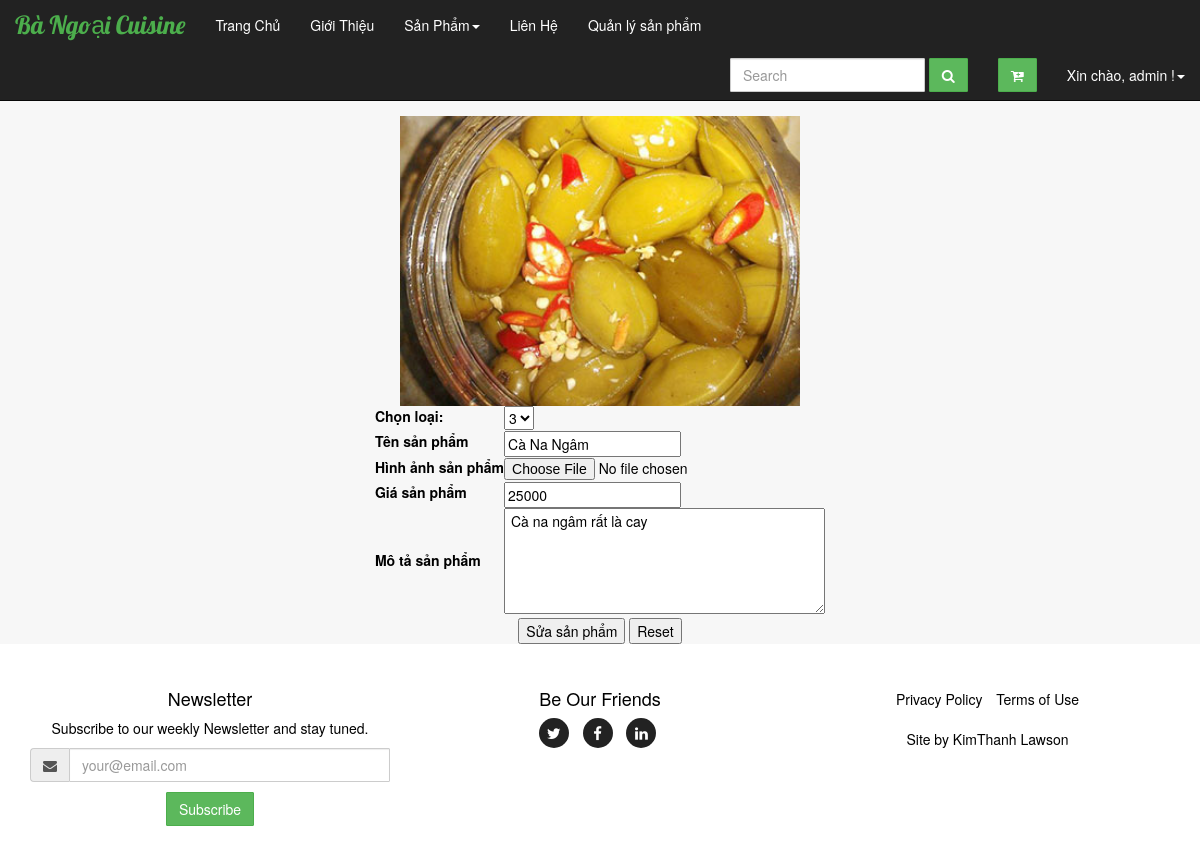
The app's page /Controller/index.php?action=edit_product&id=16 (signed in) with its own data.
### tables this page shows
CREATE TABLE IF NOT EXISTS `sanpham` (
  `SanPhamID` int(11) NOT NULL,
  `TenSanPham` varchar(50) NOT NULL,
  `Gia` int(12) NOT NULL,
  `DoCay` tinyint(1) NOT NULL,
  `ThichHopAnChay` tinyint(1) NOT NULL,
  `HinhSanPham1` varchar(255) NOT NULL,
  `HinhSanPham2` varchar(255) NOT NULL,
  `HinhSanPham3` varchar(255) NOT NULL,
  `HinhSanPham4` varchar(255) NOT NULL,
  `HinhSanPham5` varchar(255) NOT NULL,
  `LoaiID` int(11) NOT NULL,
  `MoTaSanPham` text NOT NULL
);

### model/connect.php (called while the page is built, shortened)
<?php
       class connect {
           var $db=null;
           public function __construct()
           {
               $dsn='mysql:host=localhost;dbname=bangoaicuisine';
               $user='root';
               $pass='';
               $this->db=new PDO($dsn,$user,$pass, array(PDO::MYSQL_ATTR_INIT_COMMAND => "SET NAMES utf8"));
           }
            public function getInstance($select)
            {
               $results = $this->db->query($select);
               $result = $results->fetch();
               return $result;
            }
       }
       ?>

### model/product.php (called while the page is built, shortened)
<?php
class Products {
     function getProductById($id)
     {
         $db = new connect();
         $select = "select * from sanpham where SanPhamID=$id";
         $result=$db->getInstance($select);
         return $result;
     }
}
?>

### view/admin/edit_product.php (the view, shortened to what this page needs)
<?php include "../view/website/header.php";
$objQuest = new Products();
$quest = $objQuest->getProductById($_GET['id']);
$tensanpham = $quest[1];
$hinhsanpham1 = $quest[5];
$LoaiID = $quest[10];
$mota = $quest[11];
$gia = $quest[2];
?>
<section id="portfolio" class="bg-light-gray">
    <div class="container">
        <center><h1 style=" margin: 20px; color: #900; font-size: 24px;">Chỉnh sửa sản phẩm</h1></center>
        <form action="index.php?action=edit_product_action" method="post" enctype="multipart/form-data">
        <center><table>
            <tr><td colspan="2" align="center"><img src="../view/website/img/<?php echo "$hinhsanpham1" ?>" width="400px"/></td></tr>
           <tr>
                <td>
                    <label for="loaiid">Chọn loại:</label></td>
                <td align="left">
                    <select name="loaiid">
                        <?php echo'<option>'."$LoaiID".'</option>' ?>
                            </select>
                </td>
            </tr>
            <tr>
                <td>
                    <label for="txtTenSP">Tên sản phẩm</label></td>
                 <td align="left">
                     <input type="text" name="txtTenSP" value="<?php echo "$tensanpham" ?>">
                 </td>
            </tr>
            <tr>
                <td>
                    <label for="file">Hình ảnh sản phẩm</label></td>
                 <td align="left">
                     <input type="file" name="file" id="file" >
                 </td>
            </tr>
            <tr>
                <td>
                    <label for="txtGiaSP">Giá sản phẩm</label></td>
                 <td align="left">
                     <input type="text" name="txtGiaSP"  value="<?php echo "$gia" ?>">
                 </td>
            </tr>
            <tr>
                <td>
                    <label for="txtMotaSP">Mô tả sản phẩm</label></td>
                 <td align="left">
                     <textarea name="txtMotaSP" cols="40" rows="5"> <?php echo "$mota" ?></textarea>
                 </td>
            </tr>
            <tr>
                <td colspan="2" align="center">
                <input type="submit" name="submit" value="Sửa sản phẩm" />
                <input type="reset"  value="Reset"/></td>
            </tr>
        </table></center>
        </form>
    </div>
</section>
<?php include "../view/website/footer.php";?>

### view/website/css/jumbotron.css (style rules this page uses)
body { padding-top: 50px; padding-bottom: 20px; }

### view/website/css/custom.css (style rules this page uses)
body { color:#000; font-size:14px; }
#portfolio * { z-index: 2; }
.bg-light-gray { background-color: #f7f7f7; }
.container { border: none; }

### records on screen
sanpham: HinhSanPham1 (picture), loaiid "3", txtTenSP "Cà Na Ngâm", txtGiaSP "25000", txtMotaSP "Cà na ngâm rất là cay"

### other values on screen
$_SESSION['user'] "admin"
